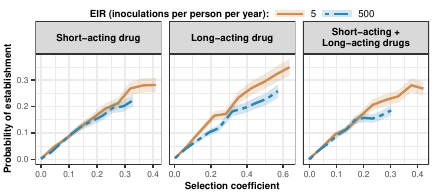

Write the R code that produced this figure.
############################################################################################
# Code to visualize the relationship ship between the probability of establishment   and   #
# the selection coefficient for each drug archetype (figure 4)                             #
#                                                                                          #
# Input:  Table of selection coefficient and estimated probability of establishment        #
#         (Data_esthablishment.csv)                                                        #
#                                                                                          #
# authors: [email redacted]                                                     #
############################################################################################

# load package
library("ggplot2")
library("ggh4x")

# Load the data
Scenario_liste <- read.csv(file = "/scicore/home/[user]/masthi00/wf_esthablishment/Visualise_results/figure_paper/Figure 4-Source data 1.csv", header  = TRUE)

# Define setting variable to be a factor
Scenario_liste$eir <- factor(Scenario_liste$eir,
                             levels = c("5", "10", "500"))

Scenario_liste$Dosage <- factor(Scenario_liste$Dosage,
                                levels = c("1", "0"))


Scenario_liste$drug <- factor(Scenario_liste$drug,
                              levels = c("A", "B", "A+B"))

# Select the data from the setting that we want show on the plot
Scenario_liste_2 <- Scenario_liste[Scenario_liste$eir == 5 | Scenario_liste$eir == 500,]
Scenario_liste_2 <- Scenario_liste_2[Scenario_liste_2$Dosage == 1,]

# Define label for variable that are a factor
D.labs <- c("Adherence = 100 %", "Adherence = 60 %")
names(D.labs) <- c("1", "0")

E.labs <- c("EIR = 5", "EIR = 10", "EIR = 500")
names(E.labs) <- c("5", "10", "500")

Dr.labs <- c("Short-acting drug", "Long-acting drug", "Short-acting +\nLong-acting drugs")
names(Dr.labs) <- c("A", "B", "A+B")

# Define a constant use to adjust size of plot 
constant<-2.5

# Estimate the 95CI
Scenario_liste_2$Pe_L<-Scenario_liste_2$Pe-1.96*sqrt((Scenario_liste_2$Pe*(1-Scenario_liste_2$Pe))/Scenario_liste_2$Number_mutation)
Scenario_liste_2$Pe_U<-Scenario_liste_2$Pe+1.96*sqrt((Scenario_liste_2$Pe*(1-Scenario_liste_2$Pe))/Scenario_liste_2$Number_mutation)


# Plot the data
PLOT<-ggplot(data = Scenario_liste_2) +
  geom_line(aes(x = Indicator, y = Pe, linetype = eir,color = eir), size = 2 / constant) +
  geom_ribbon(aes(x = Indicator, ymin = Pe_L, ymax = Pe_U, fill = eir), alpha = 0.2) +
  facet_grid( ~ drug,
              scale = "free",
              labeller = labeller(eir = E.labs, drug = Dr.labs)) +
  theme_bw() +
  scale_linetype_manual(
    values = c("solid", "solid", "twodash"),
    name = "EIR (inoculations per person per year):",
    breaks = c("5", "10", "500"),
    labels = c("5", "10", "500")  ) +
  scale_color_manual(
    values = c("#CC8E51","#0072B2", "#2C85B2"), # "#009E73","#0072B2", "#D55E00","#56B4E9","#CC79A7"
    name = "EIR (inoculations per person per year):",
    breaks = c("5", "10", "500"),
    labels = c("5", "10", "500")
  ) +
  scale_fill_manual(
    values = c("#CC8E51","#0072B2", "#2C85B2"), # "#009E73","#0072B2", "#D55E00","#56B4E9","#CC79A7"
    name = "EIR (inoculations per person per year):",
    breaks = c("5", "10", "500"),
    labels = c("5", "10", "500")
  ) +
  scale_x_continuous(name = "Selection coefficient") +
  scale_y_continuous(name = "Probability of establishment") +
  theme(
    axis.text.x = element_text(size = 16 / constant),
    axis.text.y = element_text(size = 16 / constant),
    axis.title.x = element_text(size = 18 / constant, face = "bold"),
    axis.title.y = element_text(size = 18 / constant, face = "bold"),
    plot.title = element_text(
      size = 20 / constant,
      hjust = 0.5,
      face = "bold")) +
  theme(legend.text = element_text(size = 18 / constant)) +
  theme(legend.title = element_text(size = 18 / constant, face = "bold")) +
  ggtitle(label = "") +
  theme(
    strip.text.x = element_text(
      size = 18 / constant,
      color = "black",
      face = "bold"),
    strip.text.y = element_text(
      size = 18 / constant,
      color = "black",
      face = "bold")) +
  theme(plot.margin = unit(c(0.1, 0.1, 0.1, 0.1), "cm")) +
  guides(linetype = guide_legend(keywidth = 4 / constant, keyheight = 1 /constant)) +
  theme(
    legend.position = "top",
    legend.direction = "horizontal",
    legend.spacing.y = unit(-5, "cm"),
    legend.margin = margin(-0.3, -0.3, -0.3, -0.3, unit = "cm"))

ggsave("/scicore/home/[user]/masthi00/wf_esthablishment/Visualise_results/figure_paper/Figure 4.pdf",
       plot = PLOT, width = 11, height = 5, device="pdf", units = "cm", dpi = 300)
